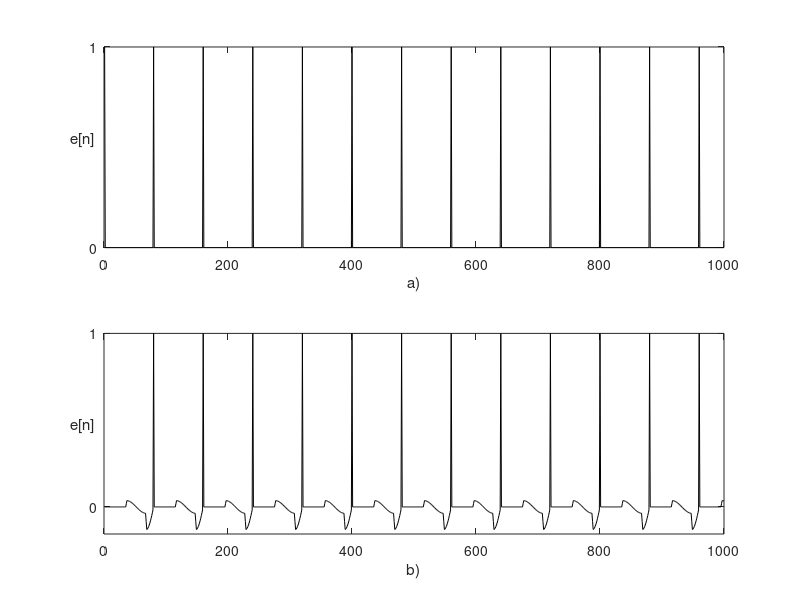

MATLAB code to generate this figure: (Note: this script raises an error after producing the figure.)
clear all
close all
clc

% AR model parameters
a1=-2.22; a2=2.89; a3=-3.08; a4=3.27; a5=-2.77; a6=2.35; a7=-1.7; a8=0.75;
A=[1 a1 a2 a3 a4 a5 a6 a7 a8];
B=1;
length_signal=256;
f_pitch=125; % pitch frequency of the synthetized signal


%% Synthetize signal
% Strube's glottal waveform
Tp=8e-3; Ts=3.2e-3; Tn=1.2e-3; Tp_odb=80; T_sample=1e-4; % parameters of the strube wave excitation
Glotal=zeros(Tp_odb,1);
for m=1:Tp_odb
    if m*T_sample<Ts
        Glotal(m)=(sin(pi*m*T_sample/2/Ts))^2;
    elseif m*T_sample<Ts+Tn
        Glotal(m)=cos(pi*(m*T_sample-Ts)/2/Tn);
    else
        Glotal(m)=0;
    end          
end
Glotal=Glotal*ones(1,20); Glotal=Glotal(1:1100);
ug_prim=([Glotal 0]-[0 Glotal]); ug_prim=ug_prim(1:end-1);
ug_sek=([ug_prim 0] - [0 ug_prim]); ug_sek=ug_sek(1:end-1);
Strube=ug_sek(46:1045); Strube=Strube./max(Strube);
s_strube=filter(B,A,Strube); s_pom=s_strube;
s_strube_orig=s_strube; % Synthetized signal wihout noise
eps=0.05; %Probability of outlier occurence
sig1=2e-4; sig2=100*sig1;
pom2=randn(1,1000); pom1=rand(1,1000);

for m=1:length(s_strube)
    if pom1(m)<eps
        pom=sig2*pom2(m);
    else
        pom=sig1*pom2(m);
    end
    s_pom(m)=s_strube(m)+pom;
end
s_strube=s_pom; % Synthetized signal with noise

% Train of Dirac pulses
Ts = 1e-4; Tp = 8e-3; Tp_odb = Tp/Ts; % parameters of the train of dirac pulses excitation

Dirac=zeros(1,1000); visina=1;
Dirac(1)=visina;
for m=1:length(Dirac)
    if ~mod(m,Tp_odb)
        Dirac(m)=visina;
    end
end
s_dirac=filter(B,A,Dirac);
s_dirac_orig=s_dirac; % Synthetized signal wihout noise

for m=1:length(s_dirac)
    if pom1(m)<eps
        pom=sig2*pom2(m);
    else
        pom=sig1*pom2(m);
    end
    s_pom(m)=s_dirac(m)+pom;
end
s_dirac=s_pom; % Synthetized signal with noise

%% Plotting the excitations

figure(1)
set(0,'DefaultAxesTitleFontWeight','normal');
subplot(2,1,1)
plot(Dirac,'k')
xlabel('a)')
ylabel('e[n]','Rotation',0)
yticks([0 1]);

subplot(2,1,2)
plot(Strube,'k'),ylim([1.2*min(Strube) 1])
xlabel({'b)'}), ylabel('e[n]','Rotation',0)
yticks([0 1]);
%% Evaluating the AR model parameters using LSQ, DUTTER and WLSQ algorithms
s=s_dirac_orig;
A_LSQ=zeros(length(s),8); A_DUTTER=zeros(length(s),8); A_WLSQ=zeros(length(s),8);
for m=length_signal:length(s)
   A_LSQ(m,:)=LSQ(s(m-length_signal+1:m)',8); %acquired using windowing
   [A_DUTTER(m,:), d]=Dutter(s(m-length_signal+1:m)',8,A_LSQ(m,:)');
   A_WLSQ(m,:)=WLSQ(s(m-length_signal+1:m)',8,A_DUTTER(m,:)',d);
end
A_LSQ1=A_LSQ; A_DUTTER1=A_DUTTER; A_WLSQ1=A_WLSQ;

s=s_dirac;
A_LSQ=zeros(length(s),8); A_DUTTER=zeros(length(s),8); A_WLSQ=zeros(length(s),8);
for m=length_signal:length(s)
   A_LSQ(m,:)=LSQ(s(m-length_signal+1:m)',8); %acquired using windowing
   [A_DUTTER(m,:), d]=Dutter(s(m-length_signal+1:m)',8,A_LSQ(m,:)');
   A_WLSQ(m,:)=WLSQ(s(m-length_signal+1:m)',8,A_DUTTER(m,:)',d);
end
A_LSQ2=A_LSQ; A_DUTTER2=A_DUTTER; A_WLSQ2=A_WLSQ;

s=s_strube_orig;
A_LSQ=zeros(length(s),8); A_DUTTER=zeros(length(s),8); A_WLSQ=zeros(length(s),8);
for m=length_signal:length(s)
   A_LSQ(m,:)=LSQ(s(m-length_signal+1:m)',8); %acquired using windowing
   [A_DUTTER(m,:), d]=Dutter(s(m-length_signal+1:m)',8,A_LSQ(m,:)');
   A_WLSQ(m,:)=WLSQ(s(m-length_signal+1:m)',8,A_DUTTER(m,:)',d);
end
A_LSQ3=A_LSQ; A_DUTTER3=A_DUTTER; A_WLSQ3=A_WLSQ;

s=s_strube;
A_LSQ=zeros(length(s),8); A_DUTTER=zeros(length(s),8); A_WLSQ=zeros(length(s),8);
for m=length_signal:length(s)
   A_LSQ(m,:)=LSQ(s(m-length_signal+1:m)',8); %acquired using windowing
   [A_DUTTER(m,:), d]=Dutter(s(m-length_signal+1:m)',8,A_LSQ(m,:)');
   A_WLSQ(m,:)=WLSQ(s(m-length_signal+1:m)',8,A_DUTTER(m,:)',d);
end
A_LSQ4=A_LSQ; A_DUTTER4=A_DUTTER; A_WLSQ4=A_WLSQ;

%% Plotting the results
x_osa=length_signal+1:length(A_LSQ);
figure(2)
close(2)
figure(2), hold off
subplot(2,2,1)
plot(x_osa,A_LSQ1(length_signal+1:end,1),'b'), hold all, plot(x_osa,A_DUTTER1(length_signal+1:end,1),'r'), plot(x_osa,A_WLSQ1(length_signal+1:end,1),'k')
ylim([-2.3 -2.16]), xlim([length_signal+1 x_osa(end)]), xlabel('a)')

subplot(2,2,2)
plot(x_osa,A_LSQ2(length_signal+1:end,1),'b'), hold all, plot(x_osa,A_DUTTER2(length_signal+1:end,1),'r'), plot(x_osa,A_WLSQ2(length_signal+1:end,1),'k')
ylim([-2.3 -2.16]), xlim([length_signal+1 x_osa(end)]), xlabel('b)'), legend('LSQ','Dutter','RBLP','Location','Best')
subplot(2,2,3)
plot(x_osa,A_LSQ3(length_signal+1:end,1),'b'), hold all, plot(x_osa,A_DUTTER3(length_signal+1:end,1),'r'), plot(x_osa,A_WLSQ3(length_signal+1:end,1),'k')
ylim([-2.3 -2.16]), xlim([length_signal+1 x_osa(end)]), xlabel('c)')
subplot(2,2,4)
plot(x_osa,A_LSQ4(length_signal+1:end,1),'b'), hold all, plot(x_osa,A_DUTTER4(length_signal+1:end,1),'r'), plot(x_osa,A_WLSQ4(length_signal+1:end,1),'k')
ylim([-2.3 -2.16]), xlim([length_signal+1 x_osa(end)]), xlabel('d)')

sr1=mean(A_WLSQ1(length_signal+1:end,1)); var1=var(A_WLSQ1(length_signal+1:end,1));
disp(['1: mean value: ' num2str(sr1) ', variance: ' num2str(var1)]);
sr2=mean(A_WLSQ2(length_signal+1:end,1)); var2=var(A_WLSQ2(length_signal+1:end,1));
disp(['2: mean value: ' num2str(sr2) ', variance: ' num2str(var2)]);
sr3=mean(A_WLSQ3(length_signal+1:end,1)); var3=var(A_WLSQ3(length_signal+1:end,1));
disp(['3: mean value: ' num2str(sr3) ', variance: ' num2str(var3)]);
sr4=mean(A_WLSQ4(length_signal+1:end,1)); var4=var(A_WLSQ4(length_signal+1:end,1));
disp(['4: mean value: ' num2str(sr4) ', variance: ' num2str(var4)]);

figure(3)
close(3)
figure(3), hold off
subplot(2,1,1)
plot(x_osa,A_LSQ1(length_signal+1:end,1),'b'), hold all, plot(x_osa,A_DUTTER1(length_signal+1:end,1),'r'), plot(x_osa,A_WLSQ1(length_signal+1:end,1),'k--','LineWidth',1.2)
ylim([-2.3 -2.15]), xlim([length_signal+1 x_osa(end)]), xlabel('a)')
ylabel('a_1','Rotation',0)
yticks([-2.3 -2.22 -2.15]);

subplot(2,1,2)
plot(x_osa,A_LSQ2(length_signal+1:end,1),'b'), hold all, plot(x_osa,A_DUTTER2(length_signal+1:end,1),'r'), plot(x_osa,A_WLSQ2(length_signal+1:end,1),'k')
ylim([-2.3 -2.15]), xlim([length_signal+1 x_osa(end)]), xlabel('b)'), legend('LSQ','Dutter','RBLP','Location','Southwest')
ylabel('a_1','Rotation',0)
yticks([-2.3 -2.22 -2.15]);

figure(4)
close(4)
figure(4), hold off

subplot(2,1,1)
plot(x_osa,A_LSQ3(length_signal+1:end,1),'b'), hold all, plot(x_osa,A_DUTTER3(length_signal+1:end,1),'r'), plot(x_osa,A_WLSQ3(length_signal+1:end,1),'k')
ylim([-2.3 -2.15]), xlim([length_signal+1 x_osa(end)]), xlabel('a)')
ylabel('a_1','Rotation',0)
yticks([-2.3 -2.22 -2.15]);

subplot(2,1,2)
plot(x_osa,A_LSQ4(length_signal+1:end,1),'b'), hold all, plot(x_osa,A_DUTTER4(length_signal+1:end,1),'r'), plot(x_osa,A_WLSQ4(length_signal+1:end,1),'k')
ylim([-2.3 -2.15]), xlim([length_signal+1 x_osa(end)]), xlabel('b)'), legend('LSQ','Dutter','RBLP','Location','Southwest')
ylabel('a_1','Rotation',0)
yticks([-2.3 -2.22 -2.15]);



